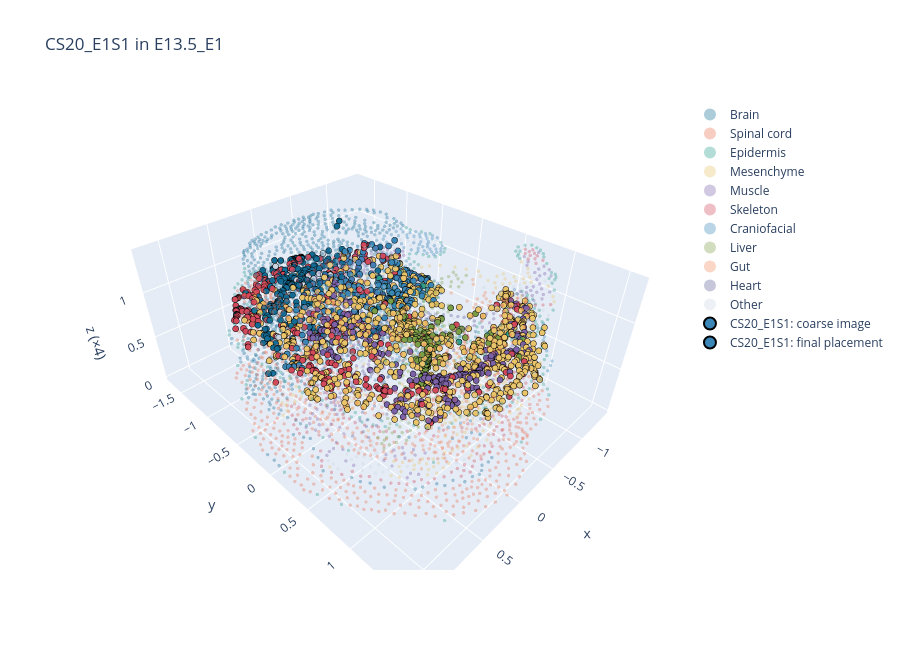
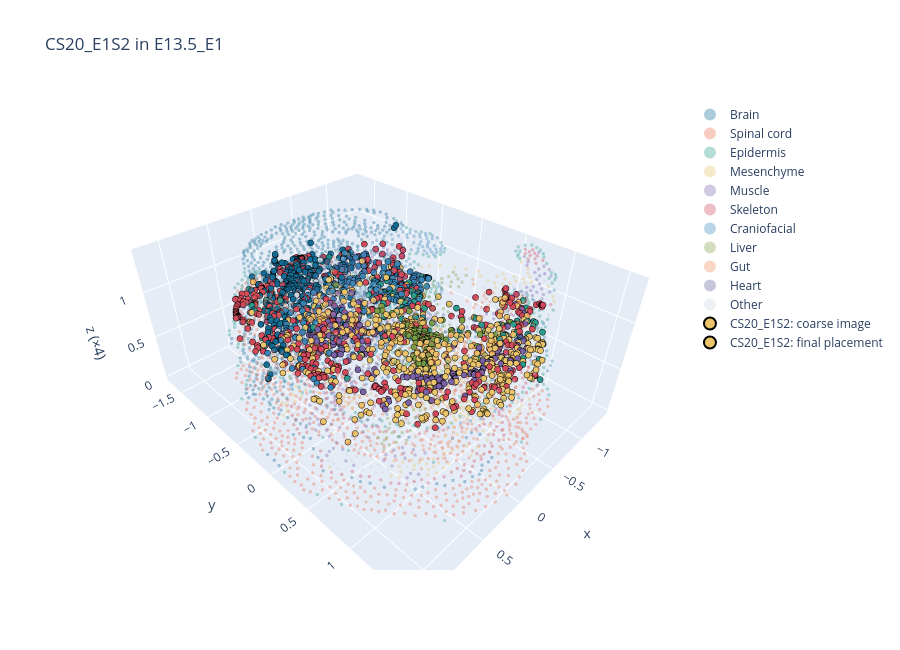
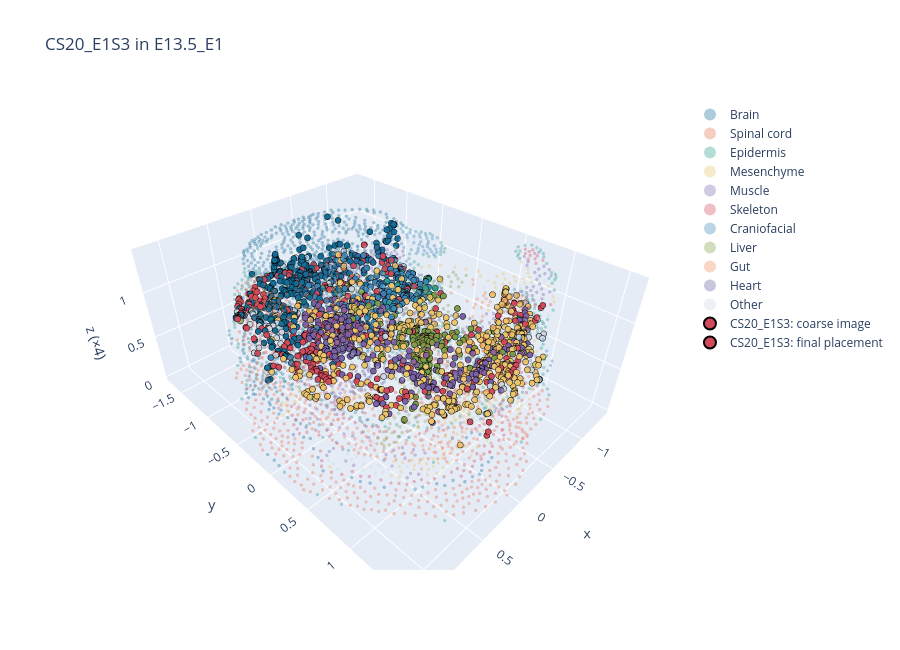
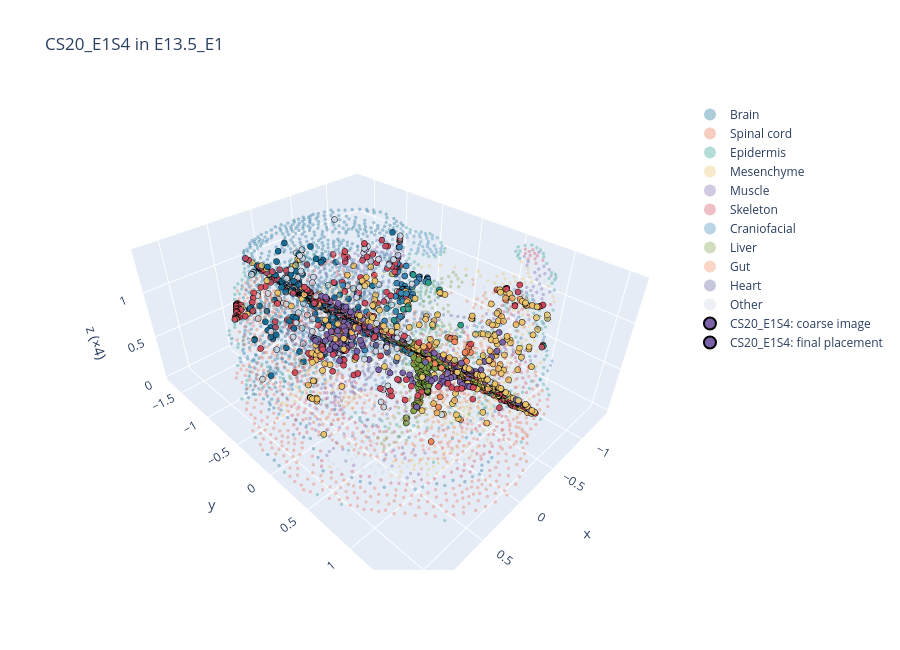

The code cell stored with these charts, in order, in its notebook:
### Markdown cell above
## The queries

One block of plots per query:
1. **Plane search**:
   - the objective along z₀ (black), with the real stack sections as red squares and the evaluation scores as dotted lines;
   - the tilt grid at the best z₀;
   - the share of the coarse coupling's mass that lands on each section.
2. **Labels** on the virtual section, the query, and the query after transfer from the stack.
3. **The coupling** between the query and the virtual section.
4. **3D view** of the query in the stack: its coarse barycentric image and its final placement.
5. **Scores** of the 3D placement against the 2D alignments with the laterality partner and with the best real section.

### Code cell
rows, results = [], {}
for s in query_names:
    row, res = place_query(QUERIES[s], ST)
    if row is not None:
        rows.append(row)
        results[s] = res
        np.savez(SAVE_DIR / f"P_{s}_in_{emb_name(STACK_EMB)}_{METHOD}.npz", P=res["P"].astype(np.float32),
                 plane=np.array([res["plane"][k] for k in ("z0", "theta_u", "theta_v")]),
                 virtual_xyz=res["virtual"].xyz, virtual_xy=res["virtual"].xy, query_obs=query_red[s].obs_names.to_numpy(str))
    gc.collect()

### Figure 1 — Plotly figure (JSON) as saved in the notebook; plotly's stock layout.template omitted (floating-point values rounded to 4 significant figures; data arrays with more than 128 entries replaced by an {"elided": "..."} marker saying what was removed)
{"data": [{"marker": {"color": "#146C94", "opacity": 0.35, "size": 2}, "mode": "markers", "name": "Brain", "type": "scatter3d", "x": {"elided": "1142 float values"}, "y": {"elided": "1142 float values"}, "z": {"elided": "1142 float values"}}, {"marker": {"color": "#E76F51", "opacity": 0.35, "size": 2}, "mode": "markers", "name": "Spinal cord", "type": "scatter3d", "x": {"elided": "663 float values"}, "y": {"elided": "663 float values"}, "z": {"elided": "663 float values"}}, {"marker": {"color": "#2A9D8F", "opacity": 0.35, "size": 2}, "mode": "markers", "name": "Epidermis", "type": "scatter3d", "x": {"elided": "350 float values"}, "y": {"elided": "350 float values"}, "z": {"elided": "350 float values"}}, {"marker": {"color": "#E9C46A", "opacity": 0.35, "size": 2}, "mode": "markers", "name": "Mesenchyme", "type": "scatter3d", "x": {"elided": "332 float values"}, "y": {"elided": "332 float values"}, "z": {"elided": "332 float values"}}, {"marker": {"color": "#7B61A8", "opacity": 0.35, "size": 2}, "mode": "markers", "name": "Muscle", "type": "scatter3d", "x": {"elided": "324 float values"}, "y": {"elided": "324 float values"}, "z": {"elided": "324 float values"}}, {"marker": {"color": "#D1495B", "opacity": 0.35, "size": 2}, "mode": "markers", "name": "Skeleton", "type": "scatter3d", "x": {"elided": "304 float values"}, "y": {"elided": "304 float values"}, "z": {"elided": "304 float values"}}, {"marker": {"color": "#3A86B7", "opacity": 0.35, "size": 2}, "mode": "markers", "name": "Craniofacial", "type": "scatter3d", "x": {"elided": "230 float values"}, "y": {"elided": "230 float values"}, "z": {"elided": "230 float values"}}, {"marker": {"color": "#7A9E45", "opacity": 0.35, "size": 2}, "mode": "markers", "name": "Liver", "type": "scatter3d", "x": {"elided": "171 float values"}, "y": {"elided": "171 float values"}, "z": {"elided": "171 float values"}}, {"marker": {"color": "#F08A5D", "opacity": 0.35, "size": 2}, "mode": "markers", "name": "Gut", "type": "scatter3d", "x": {"elided": "167 float values"}, "y": {"elided": "167 float values"}, "z": {"elided": "167 float values"}}, {"marker": {"color": "#5B5F97", "opacity": 0.35, "size": 2}, "mode": "markers", "name": "Heart", "type": "scatter3d", "x": [0.2431, 0.2918, 0.3755, 0.05443, 0.05785, -0.1289, 0.3902, -0.02516, 0.2007, 0.2329, 0.1529, 0.479, -0.05598, 0.3068, 0.2187, 0.2997, 0.1358, 0.3915, 0.3733, 0.1728, 0.3438, 0.2382, -0.04604, 0.4077, -0.1092, 0.4606, 0.4105, 0.1823, 0.2088, 0.4154, 0.1118, -0.05738, 0.09036, 0.312, -0.01799, 0.04341, 0.009498, 0.2082, 0.2683, 0.469, -0.1345, -0.6489, 0.2192, -0.1727, 0.07418, -0.4031, 0.05355, -0.6037, -0.05159, -0.1474, -0.1802, -0.5736, -0.1012, -0.0729, -0.0369, -0.4511, -0.4639, -0.06642, 0.1824, -0.3104, -0.3943, 0.0268, -0.1541, -0.5342, -0.364, -0.6502, 0.3077, -0.005334, -0.4348, 0.01722, -0.08093, -0.09378, 0.1218, 0.05735, -0.4957, -0.3737, 0.1402, 0.009448, 0.1012, -0.3275, -0.6333, -0.002321, -0.05863, -0.444, 0.08934, -0.234, 0.1769, 0.1038, 0.1164, 0.08069, 0.007243, -0.2974, -0.1633, 0.02544, -0.3869, 0.2075, 0.3135, -0.2532, 0.1667, -0.1026, -0.1739, -0.2362, 0.009009, -0.1072, 0.03665], "y": [0.1303, 0.08501, 0.2152, 0.2051, 0.03992, 0.1624, 0.3021, 0.1753, 0.02485, 0.2437, 0.2063, 0.1862, 0.08197, 0.1853, 0.1545, 0.003295, 0.05551, 0.09692, 0.2484, 0.08883, 0.03637, 0.1077, 0.1461, 0.2095, 0.1109, 0.1933, 0.164, 0.1346, 0.2915, 0.1322, 0.2657, 0.211, 0.08837, 0.2709, 0.09007, 0.07609, 0.2628, 0.04812, 0.1544, 0.2257, 0.1721, 0.5905, 0.2205, 0.1252, 0.09755, 0.1884, 0.1767, 0.4419, 0.2394, 0.07595, 0.7353, 0.3881, 0.2212, 0.729, 0.0276, 0.2502, 0.2132, 0.1534, 0.02104, 0.07105, 0.3096, 0.2877, 0.2584, 0.3324, 0.1294, 0.5387, 0.2746, 0.19, 0.166, 0.0676, 0.1002, 0.04237, 0.2086, 0.2249, 0.2748, 0.266, 0.2703, 0.1269, 0.04811, 0.2408, 0.4886, 0.2547, 0.3165, 0.3577, 0.153, 0.1609, 0.357, -0.01165, 0.3397, 0.2721, 0.7046, 0.1921, 0.1933, -0.002164, 0.3606, 0.3025, 0.1403, 0.2612, 0.2592, 0.3501, 0.3077, 0.1809, 0.1684, 0.1751, 0.1283], "z": [0.0, 0.0, 0.0, 0.0, 0.0, 0.0, 0.0, 0.0, 0.0, 0.0, 0.0, 0.0, 0.0, 0.0, 0.5209, 0.5209, 0.5209, 0.5209, 0.5209, 0.5209, 0.5209, 0.5209, 0.5209, 0.5209, 0.5209, 0.5209, 0.5209, 0.5209, 0.5209, 0.5209, 0.5209, 0.5209, 0.5209, 0.5209, 0.5209, 0.5209, 0.5209, 0.5209, 0.5209, 0.5209, 0.5209, 0.909, 0.909, 0.909, 0.909, 0.909, 0.909, 0.909, 0.909, 0.909, 0.909, 0.909, 0.909, 0.909, 0.909, 0.909, 0.909, 0.909, 0.909, 0.909, 0.909, 0.909, 0.909, 0.909, 0.909, 0.909, 0.909, 0.909, 0.909, 0.909, 0.909, 0.909, 0.909, 0.909, 0.909, 0.909, 0.909, 0.909, 0.909, 0.909, 0.909, 0.909, 0.909, 0.909, 0.909, 0.909, 0.909, 0.909, 0.909, 0.909, 0.909, 0.909, 0.909, 0.909, 0.909, 0.909, 0.909, 1.401, 1.401, 1.401, 1.401, 1.401, 1.401, 1.401, 1.401]}, {"marker": {"color": "#CBD5E1", "opacity": 0.35, "size": 2}, "mode": "markers", "name": "Other", "type": "scatter3d", "x": {"elided": "212 float values"}, "y": {"elided": "212 float values"}, "z": {"elided": "212 float values"}}, {"marker": {"color": {"elided": "1000 str values"}, "line": {"color": "black", "width": 0.5}, "size": 3.5}, "mode": "markers", "name": "CS20_E1S1: coarse image", "type": "scatter3d", "x": {"elided": "1000 float values"}, "y": {"elided": "1000 float values"}, "z": {"elided": "1000 float values"}}, {"marker": {"color": {"elided": "1000 str values"}, "line": {"color": "black", "width": 0.5}, "size": 3.5}, "mode": "markers", "name": "CS20_E1S1: final placement", "type": "scatter3d", "x": {"elided": "1000 float values"}, "y": {"elided": "1000 float values"}, "z": {"elided": "1000 float values"}}], "layout": {"height": 650, "legend": {"itemsizing": "constant"}, "scene": {"aspectmode": "data", "zaxis": {"title": {"text": "z (×4)"}}}, "title": {"text": "CS20_E1S1 in E13.5_E1"}}}

### Figure 2 — Plotly figure (JSON) as saved in the notebook; plotly's stock layout.template omitted (floating-point values rounded to 4 significant figures; data arrays with more than 128 entries replaced by an {"elided": "..."} marker saying what was removed)
{"data": [{"marker": {"color": "#146C94", "opacity": 0.35, "size": 2}, "mode": "markers", "name": "Brain", "type": "scatter3d", "x": {"elided": "1142 float values"}, "y": {"elided": "1142 float values"}, "z": {"elided": "1142 float values"}}, {"marker": {"color": "#E76F51", "opacity": 0.35, "size": 2}, "mode": "markers", "name": "Spinal cord", "type": "scatter3d", "x": {"elided": "663 float values"}, "y": {"elided": "663 float values"}, "z": {"elided": "663 float values"}}, {"marker": {"color": "#2A9D8F", "opacity": 0.35, "size": 2}, "mode": "markers", "name": "Epidermis", "type": "scatter3d", "x": {"elided": "350 float values"}, "y": {"elided": "350 float values"}, "z": {"elided": "350 float values"}}, {"marker": {"color": "#E9C46A", "opacity": 0.35, "size": 2}, "mode": "markers", "name": "Mesenchyme", "type": "scatter3d", "x": {"elided": "332 float values"}, "y": {"elided": "332 float values"}, "z": {"elided": "332 float values"}}, {"marker": {"color": "#7B61A8", "opacity": 0.35, "size": 2}, "mode": "markers", "name": "Muscle", "type": "scatter3d", "x": {"elided": "324 float values"}, "y": {"elided": "324 float values"}, "z": {"elided": "324 float values"}}, {"marker": {"color": "#D1495B", "opacity": 0.35, "size": 2}, "mode": "markers", "name": "Skeleton", "type": "scatter3d", "x": {"elided": "304 float values"}, "y": {"elided": "304 float values"}, "z": {"elided": "304 float values"}}, {"marker": {"color": "#3A86B7", "opacity": 0.35, "size": 2}, "mode": "markers", "name": "Craniofacial", "type": "scatter3d", "x": {"elided": "230 float values"}, "y": {"elided": "230 float values"}, "z": {"elided": "230 float values"}}, {"marker": {"color": "#7A9E45", "opacity": 0.35, "size": 2}, "mode": "markers", "name": "Liver", "type": "scatter3d", "x": {"elided": "171 float values"}, "y": {"elided": "171 float values"}, "z": {"elided": "171 float values"}}, {"marker": {"color": "#F08A5D", "opacity": 0.35, "size": 2}, "mode": "markers", "name": "Gut", "type": "scatter3d", "x": {"elided": "167 float values"}, "y": {"elided": "167 float values"}, "z": {"elided": "167 float values"}}, {"marker": {"color": "#5B5F97", "opacity": 0.35, "size": 2}, "mode": "markers", "name": "Heart", "type": "scatter3d", "x": [0.2431, 0.2918, 0.3755, 0.05443, 0.05785, -0.1289, 0.3902, -0.02516, 0.2007, 0.2329, 0.1529, 0.479, -0.05598, 0.3068, 0.2187, 0.2997, 0.1358, 0.3915, 0.3733, 0.1728, 0.3438, 0.2382, -0.04604, 0.4077, -0.1092, 0.4606, 0.4105, 0.1823, 0.2088, 0.4154, 0.1118, -0.05738, 0.09036, 0.312, -0.01799, 0.04341, 0.009498, 0.2082, 0.2683, 0.469, -0.1345, -0.6489, 0.2192, -0.1727, 0.07418, -0.4031, 0.05355, -0.6037, -0.05159, -0.1474, -0.1802, -0.5736, -0.1012, -0.0729, -0.0369, -0.4511, -0.4639, -0.06642, 0.1824, -0.3104, -0.3943, 0.0268, -0.1541, -0.5342, -0.364, -0.6502, 0.3077, -0.005334, -0.4348, 0.01722, -0.08093, -0.09378, 0.1218, 0.05735, -0.4957, -0.3737, 0.1402, 0.009448, 0.1012, -0.3275, -0.6333, -0.002321, -0.05863, -0.444, 0.08934, -0.234, 0.1769, 0.1038, 0.1164, 0.08069, 0.007243, -0.2974, -0.1633, 0.02544, -0.3869, 0.2075, 0.3135, -0.2532, 0.1667, -0.1026, -0.1739, -0.2362, 0.009009, -0.1072, 0.03665], "y": [0.1303, 0.08501, 0.2152, 0.2051, 0.03992, 0.1624, 0.3021, 0.1753, 0.02485, 0.2437, 0.2063, 0.1862, 0.08197, 0.1853, 0.1545, 0.003295, 0.05551, 0.09692, 0.2484, 0.08883, 0.03637, 0.1077, 0.1461, 0.2095, 0.1109, 0.1933, 0.164, 0.1346, 0.2915, 0.1322, 0.2657, 0.211, 0.08837, 0.2709, 0.09007, 0.07609, 0.2628, 0.04812, 0.1544, 0.2257, 0.1721, 0.5905, 0.2205, 0.1252, 0.09755, 0.1884, 0.1767, 0.4419, 0.2394, 0.07595, 0.7353, 0.3881, 0.2212, 0.729, 0.0276, 0.2502, 0.2132, 0.1534, 0.02104, 0.07105, 0.3096, 0.2877, 0.2584, 0.3324, 0.1294, 0.5387, 0.2746, 0.19, 0.166, 0.0676, 0.1002, 0.04237, 0.2086, 0.2249, 0.2748, 0.266, 0.2703, 0.1269, 0.04811, 0.2408, 0.4886, 0.2547, 0.3165, 0.3577, 0.153, 0.1609, 0.357, -0.01165, 0.3397, 0.2721, 0.7046, 0.1921, 0.1933, -0.002164, 0.3606, 0.3025, 0.1403, 0.2612, 0.2592, 0.3501, 0.3077, 0.1809, 0.1684, 0.1751, 0.1283], "z": [0.0, 0.0, 0.0, 0.0, 0.0, 0.0, 0.0, 0.0, 0.0, 0.0, 0.0, 0.0, 0.0, 0.0, 0.5209, 0.5209, 0.5209, 0.5209, 0.5209, 0.5209, 0.5209, 0.5209, 0.5209, 0.5209, 0.5209, 0.5209, 0.5209, 0.5209, 0.5209, 0.5209, 0.5209, 0.5209, 0.5209, 0.5209, 0.5209, 0.5209, 0.5209, 0.5209, 0.5209, 0.5209, 0.5209, 0.909, 0.909, 0.909, 0.909, 0.909, 0.909, 0.909, 0.909, 0.909, 0.909, 0.909, 0.909, 0.909, 0.909, 0.909, 0.909, 0.909, 0.909, 0.909, 0.909, 0.909, 0.909, 0.909, 0.909, 0.909, 0.909, 0.909, 0.909, 0.909, 0.909, 0.909, 0.909, 0.909, 0.909, 0.909, 0.909, 0.909, 0.909, 0.909, 0.909, 0.909, 0.909, 0.909, 0.909, 0.909, 0.909, 0.909, 0.909, 0.909, 0.909, 0.909, 0.909, 0.909, 0.909, 0.909, 0.909, 1.401, 1.401, 1.401, 1.401, 1.401, 1.401, 1.401, 1.401]}, {"marker": {"color": "#CBD5E1", "opacity": 0.35, "size": 2}, "mode": "markers", "name": "Other", "type": "scatter3d", "x": {"elided": "212 float values"}, "y": {"elided": "212 float values"}, "z": {"elided": "212 float values"}}, {"marker": {"color": {"elided": "1000 str values"}, "line": {"color": "black", "width": 0.5}, "size": 3.5}, "mode": "markers", "name": "CS20_E1S2: coarse image", "type": "scatter3d", "x": {"elided": "1000 float values"}, "y": {"elided": "1000 float values"}, "z": {"elided": "1000 float values"}}, {"marker": {"color": {"elided": "1000 str values"}, "line": {"color": "black", "width": 0.5}, "size": 3.5}, "mode": "markers", "name": "CS20_E1S2: final placement", "type": "scatter3d", "x": {"elided": "1000 float values"}, "y": {"elided": "1000 float values"}, "z": {"elided": "1000 float values"}}], "layout": {"height": 650, "legend": {"itemsizing": "constant"}, "scene": {"aspectmode": "data", "zaxis": {"title": {"text": "z (×4)"}}}, "title": {"text": "CS20_E1S2 in E13.5_E1"}}}

### Figure 3 — Plotly figure (JSON) as saved in the notebook; plotly's stock layout.template omitted (floating-point values rounded to 4 significant figures; data arrays with more than 128 entries replaced by an {"elided": "..."} marker saying what was removed)
{"data": [{"marker": {"color": "#146C94", "opacity": 0.35, "size": 2}, "mode": "markers", "name": "Brain", "type": "scatter3d", "x": {"elided": "1142 float values"}, "y": {"elided": "1142 float values"}, "z": {"elided": "1142 float values"}}, {"marker": {"color": "#E76F51", "opacity": 0.35, "size": 2}, "mode": "markers", "name": "Spinal cord", "type": "scatter3d", "x": {"elided": "663 float values"}, "y": {"elided": "663 float values"}, "z": {"elided": "663 float values"}}, {"marker": {"color": "#2A9D8F", "opacity": 0.35, "size": 2}, "mode": "markers", "name": "Epidermis", "type": "scatter3d", "x": {"elided": "350 float values"}, "y": {"elided": "350 float values"}, "z": {"elided": "350 float values"}}, {"marker": {"color": "#E9C46A", "opacity": 0.35, "size": 2}, "mode": "markers", "name": "Mesenchyme", "type": "scatter3d", "x": {"elided": "332 float values"}, "y": {"elided": "332 float values"}, "z": {"elided": "332 float values"}}, {"marker": {"color": "#7B61A8", "opacity": 0.35, "size": 2}, "mode": "markers", "name": "Muscle", "type": "scatter3d", "x": {"elided": "324 float values"}, "y": {"elided": "324 float values"}, "z": {"elided": "324 float values"}}, {"marker": {"color": "#D1495B", "opacity": 0.35, "size": 2}, "mode": "markers", "name": "Skeleton", "type": "scatter3d", "x": {"elided": "304 float values"}, "y": {"elided": "304 float values"}, "z": {"elided": "304 float values"}}, {"marker": {"color": "#3A86B7", "opacity": 0.35, "size": 2}, "mode": "markers", "name": "Craniofacial", "type": "scatter3d", "x": {"elided": "230 float values"}, "y": {"elided": "230 float values"}, "z": {"elided": "230 float values"}}, {"marker": {"color": "#7A9E45", "opacity": 0.35, "size": 2}, "mode": "markers", "name": "Liver", "type": "scatter3d", "x": {"elided": "171 float values"}, "y": {"elided": "171 float values"}, "z": {"elided": "171 float values"}}, {"marker": {"color": "#F08A5D", "opacity": 0.35, "size": 2}, "mode": "markers", "name": "Gut", "type": "scatter3d", "x": {"elided": "167 float values"}, "y": {"elided": "167 float values"}, "z": {"elided": "167 float values"}}, {"marker": {"color": "#5B5F97", "opacity": 0.35, "size": 2}, "mode": "markers", "name": "Heart", "type": "scatter3d", "x": [0.2431, 0.2918, 0.3755, 0.05443, 0.05785, -0.1289, 0.3902, -0.02516, 0.2007, 0.2329, 0.1529, 0.479, -0.05598, 0.3068, 0.2187, 0.2997, 0.1358, 0.3915, 0.3733, 0.1728, 0.3438, 0.2382, -0.04604, 0.4077, -0.1092, 0.4606, 0.4105, 0.1823, 0.2088, 0.4154, 0.1118, -0.05738, 0.09036, 0.312, -0.01799, 0.04341, 0.009498, 0.2082, 0.2683, 0.469, -0.1345, -0.6489, 0.2192, -0.1727, 0.07418, -0.4031, 0.05355, -0.6037, -0.05159, -0.1474, -0.1802, -0.5736, -0.1012, -0.0729, -0.0369, -0.4511, -0.4639, -0.06642, 0.1824, -0.3104, -0.3943, 0.0268, -0.1541, -0.5342, -0.364, -0.6502, 0.3077, -0.005334, -0.4348, 0.01722, -0.08093, -0.09378, 0.1218, 0.05735, -0.4957, -0.3737, 0.1402, 0.009448, 0.1012, -0.3275, -0.6333, -0.002321, -0.05863, -0.444, 0.08934, -0.234, 0.1769, 0.1038, 0.1164, 0.08069, 0.007243, -0.2974, -0.1633, 0.02544, -0.3869, 0.2075, 0.3135, -0.2532, 0.1667, -0.1026, -0.1739, -0.2362, 0.009009, -0.1072, 0.03665], "y": [0.1303, 0.08501, 0.2152, 0.2051, 0.03992, 0.1624, 0.3021, 0.1753, 0.02485, 0.2437, 0.2063, 0.1862, 0.08197, 0.1853, 0.1545, 0.003295, 0.05551, 0.09692, 0.2484, 0.08883, 0.03637, 0.1077, 0.1461, 0.2095, 0.1109, 0.1933, 0.164, 0.1346, 0.2915, 0.1322, 0.2657, 0.211, 0.08837, 0.2709, 0.09007, 0.07609, 0.2628, 0.04812, 0.1544, 0.2257, 0.1721, 0.5905, 0.2205, 0.1252, 0.09755, 0.1884, 0.1767, 0.4419, 0.2394, 0.07595, 0.7353, 0.3881, 0.2212, 0.729, 0.0276, 0.2502, 0.2132, 0.1534, 0.02104, 0.07105, 0.3096, 0.2877, 0.2584, 0.3324, 0.1294, 0.5387, 0.2746, 0.19, 0.166, 0.0676, 0.1002, 0.04237, 0.2086, 0.2249, 0.2748, 0.266, 0.2703, 0.1269, 0.04811, 0.2408, 0.4886, 0.2547, 0.3165, 0.3577, 0.153, 0.1609, 0.357, -0.01165, 0.3397, 0.2721, 0.7046, 0.1921, 0.1933, -0.002164, 0.3606, 0.3025, 0.1403, 0.2612, 0.2592, 0.3501, 0.3077, 0.1809, 0.1684, 0.1751, 0.1283], "z": [0.0, 0.0, 0.0, 0.0, 0.0, 0.0, 0.0, 0.0, 0.0, 0.0, 0.0, 0.0, 0.0, 0.0, 0.5209, 0.5209, 0.5209, 0.5209, 0.5209, 0.5209, 0.5209, 0.5209, 0.5209, 0.5209, 0.5209, 0.5209, 0.5209, 0.5209, 0.5209, 0.5209, 0.5209, 0.5209, 0.5209, 0.5209, 0.5209, 0.5209, 0.5209, 0.5209, 0.5209, 0.5209, 0.5209, 0.909, 0.909, 0.909, 0.909, 0.909, 0.909, 0.909, 0.909, 0.909, 0.909, 0.909, 0.909, 0.909, 0.909, 0.909, 0.909, 0.909, 0.909, 0.909, 0.909, 0.909, 0.909, 0.909, 0.909, 0.909, 0.909, 0.909, 0.909, 0.909, 0.909, 0.909, 0.909, 0.909, 0.909, 0.909, 0.909, 0.909, 0.909, 0.909, 0.909, 0.909, 0.909, 0.909, 0.909, 0.909, 0.909, 0.909, 0.909, 0.909, 0.909, 0.909, 0.909, 0.909, 0.909, 0.909, 0.909, 1.401, 1.401, 1.401, 1.401, 1.401, 1.401, 1.401, 1.401]}, {"marker": {"color": "#CBD5E1", "opacity": 0.35, "size": 2}, "mode": "markers", "name": "Other", "type": "scatter3d", "x": {"elided": "212 float values"}, "y": {"elided": "212 float values"}, "z": {"elided": "212 float values"}}, {"marker": {"color": {"elided": "1000 str values"}, "line": {"color": "black", "width": 0.5}, "size": 3.5}, "mode": "markers", "name": "CS20_E1S3: coarse image", "type": "scatter3d", "x": {"elided": "1000 float values"}, "y": {"elided": "1000 float values"}, "z": {"elided": "1000 float values"}}, {"marker": {"color": {"elided": "1000 str values"}, "line": {"color": "black", "width": 0.5}, "size": 3.5}, "mode": "markers", "name": "CS20_E1S3: final placement", "type": "scatter3d", "x": {"elided": "1000 float values"}, "y": {"elided": "1000 float values"}, "z": {"elided": "1000 float values"}}], "layout": {"height": 650, "legend": {"itemsizing": "constant"}, "scene": {"aspectmode": "data", "zaxis": {"title": {"text": "z (×4)"}}}, "title": {"text": "CS20_E1S3 in E13.5_E1"}}}

### Figure 4 — Plotly figure (JSON) as saved in the notebook; plotly's stock layout.template omitted (floating-point values rounded to 4 significant figures; data arrays with more than 128 entries replaced by an {"elided": "..."} marker saying what was removed)
{"data": [{"marker": {"color": "#146C94", "opacity": 0.35, "size": 2}, "mode": "markers", "name": "Brain", "type": "scatter3d", "x": {"elided": "1142 float values"}, "y": {"elided": "1142 float values"}, "z": {"elided": "1142 float values"}}, {"marker": {"color": "#E76F51", "opacity": 0.35, "size": 2}, "mode": "markers", "name": "Spinal cord", "type": "scatter3d", "x": {"elided": "663 float values"}, "y": {"elided": "663 float values"}, "z": {"elided": "663 float values"}}, {"marker": {"color": "#2A9D8F", "opacity": 0.35, "size": 2}, "mode": "markers", "name": "Epidermis", "type": "scatter3d", "x": {"elided": "350 float values"}, "y": {"elided": "350 float values"}, "z": {"elided": "350 float values"}}, {"marker": {"color": "#E9C46A", "opacity": 0.35, "size": 2}, "mode": "markers", "name": "Mesenchyme", "type": "scatter3d", "x": {"elided": "332 float values"}, "y": {"elided": "332 float values"}, "z": {"elided": "332 float values"}}, {"marker": {"color": "#7B61A8", "opacity": 0.35, "size": 2}, "mode": "markers", "name": "Muscle", "type": "scatter3d", "x": {"elided": "324 float values"}, "y": {"elided": "324 float values"}, "z": {"elided": "324 float values"}}, {"marker": {"color": "#D1495B", "opacity": 0.35, "size": 2}, "mode": "markers", "name": "Skeleton", "type": "scatter3d", "x": {"elided": "304 float values"}, "y": {"elided": "304 float values"}, "z": {"elided": "304 float values"}}, {"marker": {"color": "#3A86B7", "opacity": 0.35, "size": 2}, "mode": "markers", "name": "Craniofacial", "type": "scatter3d", "x": {"elided": "230 float values"}, "y": {"elided": "230 float values"}, "z": {"elided": "230 float values"}}, {"marker": {"color": "#7A9E45", "opacity": 0.35, "size": 2}, "mode": "markers", "name": "Liver", "type": "scatter3d", "x": {"elided": "171 float values"}, "y": {"elided": "171 float values"}, "z": {"elided": "171 float values"}}, {"marker": {"color": "#F08A5D", "opacity": 0.35, "size": 2}, "mode": "markers", "name": "Gut", "type": "scatter3d", "x": {"elided": "167 float values"}, "y": {"elided": "167 float values"}, "z": {"elided": "167 float values"}}, {"marker": {"color": "#5B5F97", "opacity": 0.35, "size": 2}, "mode": "markers", "name": "Heart", "type": "scatter3d", "x": [0.2431, 0.2918, 0.3755, 0.05443, 0.05785, -0.1289, 0.3902, -0.02516, 0.2007, 0.2329, 0.1529, 0.479, -0.05598, 0.3068, 0.2187, 0.2997, 0.1358, 0.3915, 0.3733, 0.1728, 0.3438, 0.2382, -0.04604, 0.4077, -0.1092, 0.4606, 0.4105, 0.1823, 0.2088, 0.4154, 0.1118, -0.05738, 0.09036, 0.312, -0.01799, 0.04341, 0.009498, 0.2082, 0.2683, 0.469, -0.1345, -0.6489, 0.2192, -0.1727, 0.07418, -0.4031, 0.05355, -0.6037, -0.05159, -0.1474, -0.1802, -0.5736, -0.1012, -0.0729, -0.0369, -0.4511, -0.4639, -0.06642, 0.1824, -0.3104, -0.3943, 0.0268, -0.1541, -0.5342, -0.364, -0.6502, 0.3077, -0.005334, -0.4348, 0.01722, -0.08093, -0.09378, 0.1218, 0.05735, -0.4957, -0.3737, 0.1402, 0.009448, 0.1012, -0.3275, -0.6333, -0.002321, -0.05863, -0.444, 0.08934, -0.234, 0.1769, 0.1038, 0.1164, 0.08069, 0.007243, -0.2974, -0.1633, 0.02544, -0.3869, 0.2075, 0.3135, -0.2532, 0.1667, -0.1026, -0.1739, -0.2362, 0.009009, -0.1072, 0.03665], "y": [0.1303, 0.08501, 0.2152, 0.2051, 0.03992, 0.1624, 0.3021, 0.1753, 0.02485, 0.2437, 0.2063, 0.1862, 0.08197, 0.1853, 0.1545, 0.003295, 0.05551, 0.09692, 0.2484, 0.08883, 0.03637, 0.1077, 0.1461, 0.2095, 0.1109, 0.1933, 0.164, 0.1346, 0.2915, 0.1322, 0.2657, 0.211, 0.08837, 0.2709, 0.09007, 0.07609, 0.2628, 0.04812, 0.1544, 0.2257, 0.1721, 0.5905, 0.2205, 0.1252, 0.09755, 0.1884, 0.1767, 0.4419, 0.2394, 0.07595, 0.7353, 0.3881, 0.2212, 0.729, 0.0276, 0.2502, 0.2132, 0.1534, 0.02104, 0.07105, 0.3096, 0.2877, 0.2584, 0.3324, 0.1294, 0.5387, 0.2746, 0.19, 0.166, 0.0676, 0.1002, 0.04237, 0.2086, 0.2249, 0.2748, 0.266, 0.2703, 0.1269, 0.04811, 0.2408, 0.4886, 0.2547, 0.3165, 0.3577, 0.153, 0.1609, 0.357, -0.01165, 0.3397, 0.2721, 0.7046, 0.1921, 0.1933, -0.002164, 0.3606, 0.3025, 0.1403, 0.2612, 0.2592, 0.3501, 0.3077, 0.1809, 0.1684, 0.1751, 0.1283], "z": [0.0, 0.0, 0.0, 0.0, 0.0, 0.0, 0.0, 0.0, 0.0, 0.0, 0.0, 0.0, 0.0, 0.0, 0.5209, 0.5209, 0.5209, 0.5209, 0.5209, 0.5209, 0.5209, 0.5209, 0.5209, 0.5209, 0.5209, 0.5209, 0.5209, 0.5209, 0.5209, 0.5209, 0.5209, 0.5209, 0.5209, 0.5209, 0.5209, 0.5209, 0.5209, 0.5209, 0.5209, 0.5209, 0.5209, 0.909, 0.909, 0.909, 0.909, 0.909, 0.909, 0.909, 0.909, 0.909, 0.909, 0.909, 0.909, 0.909, 0.909, 0.909, 0.909, 0.909, 0.909, 0.909, 0.909, 0.909, 0.909, 0.909, 0.909, 0.909, 0.909, 0.909, 0.909, 0.909, 0.909, 0.909, 0.909, 0.909, 0.909, 0.909, 0.909, 0.909, 0.909, 0.909, 0.909, 0.909, 0.909, 0.909, 0.909, 0.909, 0.909, 0.909, 0.909, 0.909, 0.909, 0.909, 0.909, 0.909, 0.909, 0.909, 0.909, 1.401, 1.401, 1.401, 1.401, 1.401, 1.401, 1.401, 1.401]}, {"marker": {"color": "#CBD5E1", "opacity": 0.35, "size": 2}, "mode": "markers", "name": "Other", "type": "scatter3d", "x": {"elided": "212 float values"}, "y": {"elided": "212 float values"}, "z": {"elided": "212 float values"}}, {"marker": {"color": {"elided": "1000 str values"}, "line": {"color": "black", "width": 0.5}, "size": 3.5}, "mode": "markers", "name": "CS20_E1S4: coarse image", "type": "scatter3d", "x": {"elided": "1000 float values"}, "y": {"elided": "1000 float values"}, "z": {"elided": "1000 float values"}}, {"marker": {"color": {"elided": "1000 str values"}, "line": {"color": "black", "width": 0.5}, "size": 3.5}, "mode": "markers", "name": "CS20_E1S4: final placement", "type": "scatter3d", "x": {"elided": "1000 float values"}, "y": {"elided": "1000 float values"}, "z": {"elided": "1000 float values"}}], "layout": {"height": 650, "legend": {"itemsizing": "constant"}, "scene": {"aspectmode": "data", "zaxis": {"title": {"text": "z (×4)"}}}, "title": {"text": "CS20_E1S4 in E13.5_E1"}}}
